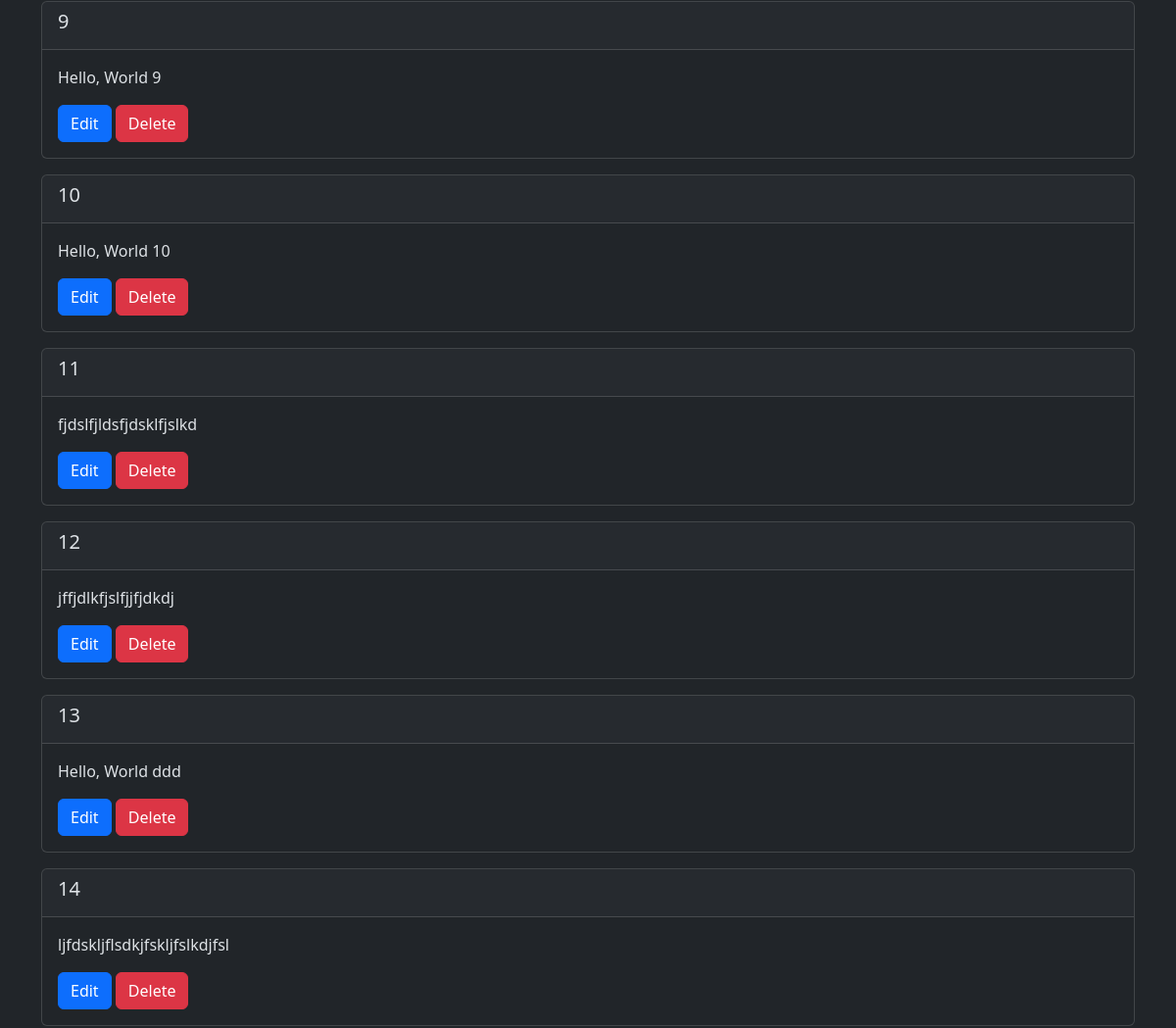
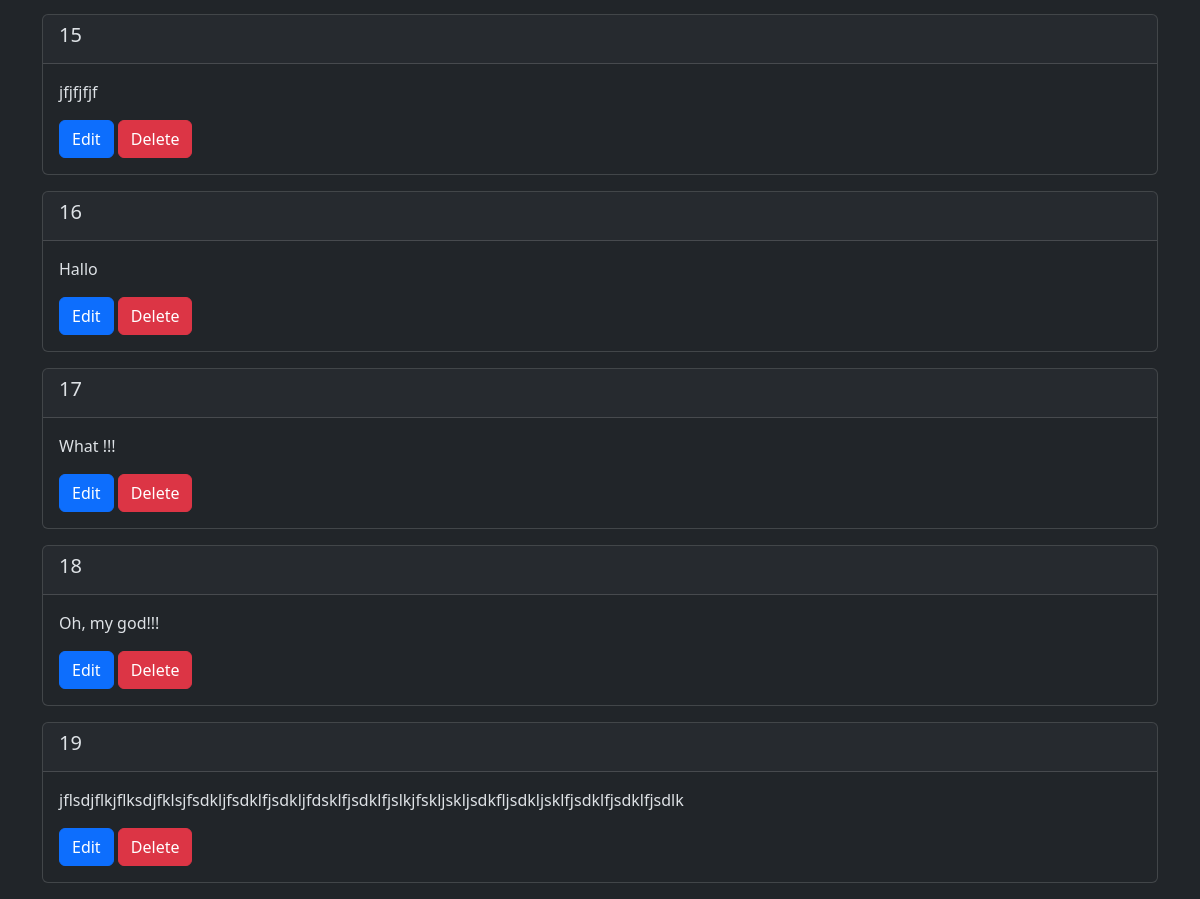
The app's page / (lower part), older data (2 pictures, top to bottom).
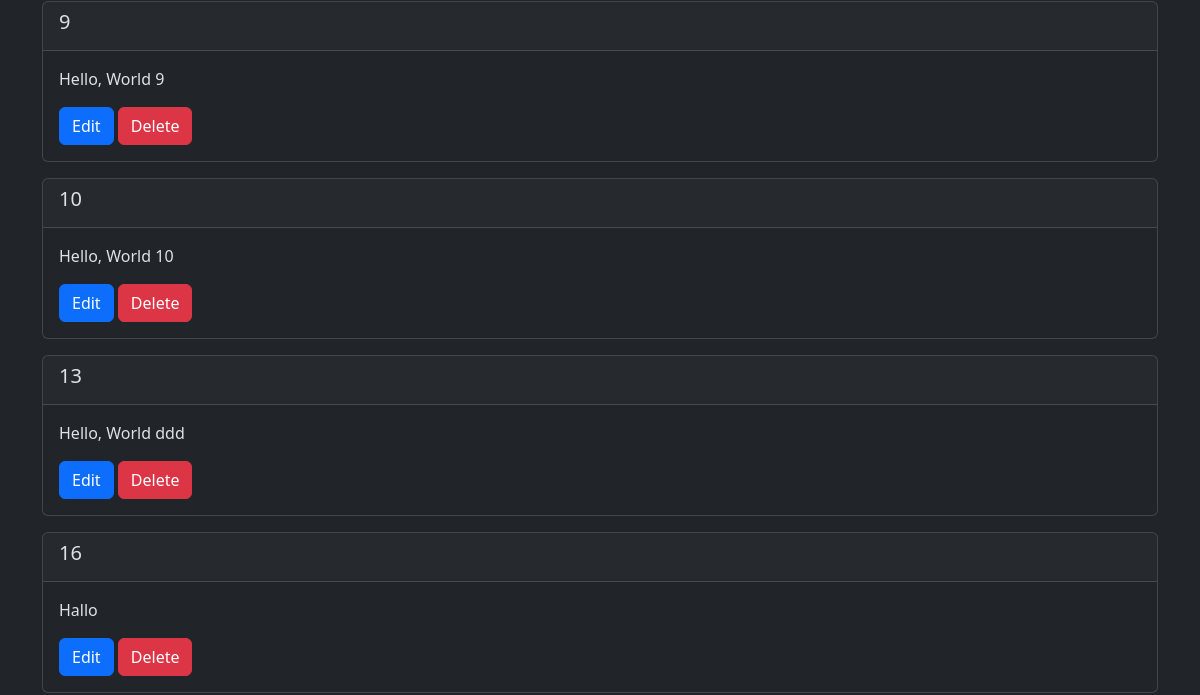
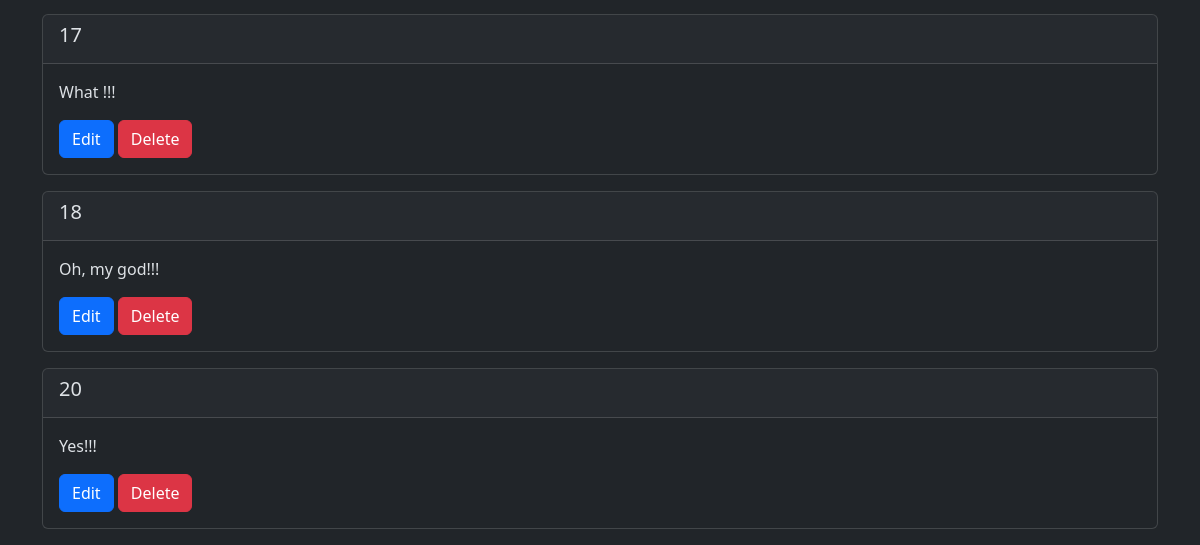
The same page, newer data (2 pictures, top to bottom).
### crud_app/models.py (models this page shows, shortened)
class Message(models.Model):
    message = models.TextField()

### crud_app/views.py (the view)
# urls.py: path("", views.index, name="index"),
def index(request: HttpRequest):
    messages = Message.objects.order_by('id')
    temp = loader.get_template("crud/index.html")
    context = {
        "messages": messages,
    }
    return HttpResponse(temp.render(context, request))

### crud_app/templates/crud/index.html (shortened to what this page needs)
{% extends "crud/base.html" %}
{% block content %}
{% if messages %}
    {% for m in messages %}
    <div class="card mb-3">
        <div class="card-header">
            <h5 class="card-title">{{m.id}}</h5>
        </div>
        <div class="card-body">
          <p class="card-text">{{m.message}}</p>
          <a href="/edit/{{m.id}}" class="btn btn-primary">Edit</a> <a href="/delete/{{m.id}}" class="btn btn-danger">Delete</a>
        </div>
      </div>
    {% endfor %}
{% else %}
    <p>No Messages</p>
{% endif %}
{% endblock %}

### crud_app/templates/crud/base.html (shortened to what this page needs)
<!DOCTYPE html>
<html data-bs-theme="dark">
<head>
    <link href="https://cdn.jsdelivr.net/npm/bootstrap@5.3.3/dist/css/bootstrap.min.css" rel="stylesheet">
</head>
<body>
    <div class="container">
    {% block content %}
    {% endblock %}
    </div>
</body>
</html>

Row changes from the older to the newer data that the page shows:
removed Message: id "11", message "fjdslfjldsfjdsklfjslkd"
removed Message: id "12", message "jffjdlkfjslfjjfjdkdj"
removed Message: id "14", message "ljfdskljflsdkjfskljfslkdjfsl"
removed Message: id "15", message "jfjfjfjf"
removed Message: id "19", message "jflsdjflkjflksdjfklsjfsdkljfsdklfjsdkljfdsklfjsdklfjslkjfskljskljsdkfljsdkljsklfjsdklfjsdklfjsdlk"
added Message: id "20", message "Yes!!!"
